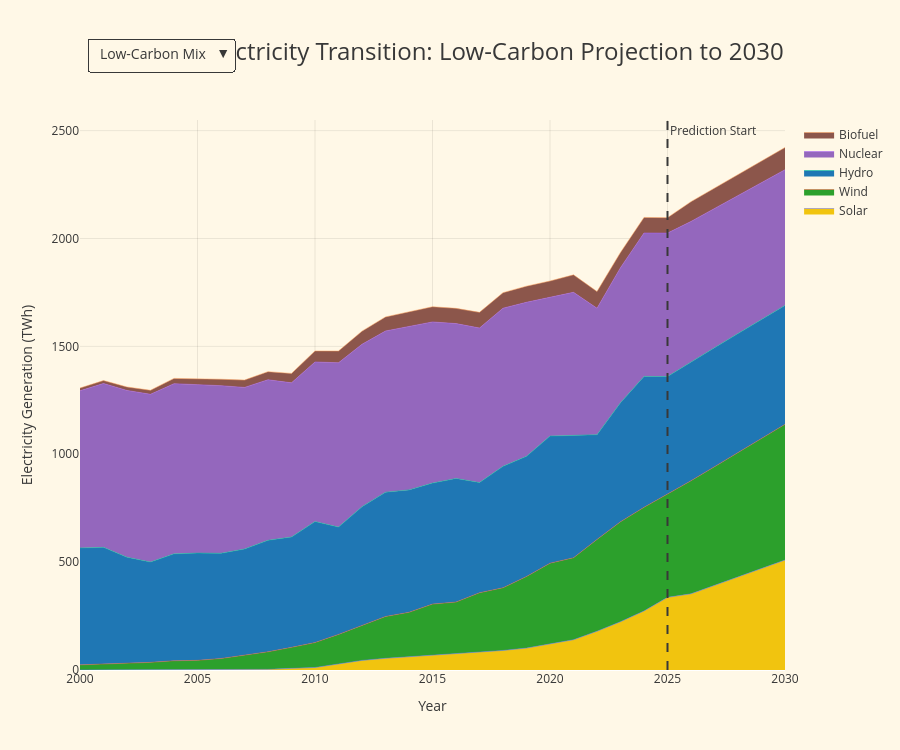

Notebook cell for this chart:
### Code cell
# --- EUROPE CONFIGURATION ---
df = df_europe_target
title = "Europe Electricity Transition"
filename = r"C:\Users\eirad\Desktop\IT ACADEMY\Sprint_13_Proyecto_Final\Quarto_Report\Plot\28_europe_target_area.html"

low_carbon_metrics = [
    "solar_electricity", "wind_electricity", "hydro_electricity",
    "nuclear_electricity", "biofuel_electricity", "other_renewable_electricity"
]

fossil_metrics = ["coal_electricity", "gas_electricity"]

color_map = {
    "solar_electricity": "#f1c40f",
    "wind_electricity": "#2ca02c",
    "hydro_electricity": "#1f77b4",
    "nuclear_electricity": "#9467bd",
    "biofuel_electricity": "#8c564b",
    "other_renewable_electricity": "#17becf",
    "coal_electricity": "#4c4c4c",
    "gas_electricity": "#C39BD3"
}


# 1. Data Preparation
year_cols = [c for c in df.columns if str(c).isdigit()]
df_melted = df.melt(
    id_vars=["energy_metric"],
    value_vars=year_cols,
    var_name="year",
    value_name="value"
)

df_melted["year"] = df_melted["year"].astype(int)

df_yearly = (
    df_melted.groupby(["year", "energy_metric"])["value"]
    .sum()
    .reset_index()
)

df_plot = (
    df_yearly.pivot(index="year", columns="energy_metric", values="value")
    .reset_index()
    .sort_values("year")
)

# 2. Create Figure
fig_eu = go.Figure()

available_low = [c for c in low_carbon_metrics if c in df_plot.columns]
for col in available_low:
    fig_eu.add_trace(go.Scatter(
        x=df_plot["year"],
        y=df_plot[col],
        name=col.replace("_electricity", "").title(),
        mode="lines",
        stackgroup="one",
        line=dict(width=0.5),
        fillcolor=color_map.get(col),
        visible=True
    ))

available_fossil = [c for c in fossil_metrics if c in df_plot.columns]
for col in available_fossil:
    fig_eu.add_trace(go.Scatter(
        x=df_plot["year"],
        y=df_plot[col],
        name=col.replace("_electricity", "").title(),
        mode="lines",
        stackgroup="one",
        line=dict(width=0.5),
        fillcolor=color_map.get(col),
        visible=False
    ))

# 3. Layout and Filter Menu
fig_eu.update_layout(
    updatemenus=[
        dict(
            buttons=[
                dict(
                    label="Low-Carbon Mix",
                    method="update",
                    args=[
                        {"visible": [True]*len(available_low) + [False]*len(available_fossil)},
                        {"title": f"{title}: Low-Carbon Projection to 2030"}
                    ]
                ),
                dict(
                    label="Fossil Fuel Mix",
                    method="update",
                    args=[
                        {"visible": [False]*len(available_low) + [True]*len(available_fossil)},
                        {"title": f"{title}: Fossil Fuel Projection to 2030"}
                    ]
                )
            ],
            direction="down",
            x=0.01,
            xanchor="left",
            y=1.15,
            bgcolor="#FFF8E7",
            bordercolor="#383838",
            font=dict(size=14, color="#383838")
        )
    ],
    height=750,
    paper_bgcolor="#FFF8E7",
    plot_bgcolor="#FFF8E7",
    title=dict(
        text=f"{title}: Low-Carbon Projection to 2030",
        x=0.5,
        font=dict(size=24, color="#383838")
    ),
    xaxis=dict(
        title="Year",
        gridcolor="rgba(0,0,0,0.08)",
        tickfont=dict(color="#383838")
    ),
    yaxis=dict(
        title="Electricity Generation (TWh)",
        gridcolor="rgba(0,0,0,0.08)",
        tickfont=dict(color="#383838")
    ),
    font=dict(color="#383838"),
    margin=dict(t=120)
)

fig_eu.add_vline(
    x=2025,
    line_dash="dash",
    line_color="#383838",
    annotation_text="Prediction Start"
)

# Save
fig_eu.write_html(r"C:\Users\eirad\Desktop\IT ACADEMY\Sprint_13_Proyecto_Final\Quarto_Report\Plot\28_road_euro.html")
# Show
fig_eu.show()

### Figure 1 — Plotly figure (JSON) as saved in the notebook; plotly's stock layout.template omitted (floating-point values rounded to 4 significant figures)
{"data": [{"fillcolor": "#f1c40f", "line": {"width": 0.5}, "mode": "lines", "name": "Solar", "stackgroup": "one", "type": "scatter", "visible": true, "x": [2000, 2001, 2002, 2003, 2004, 2005, 2006, 2007, 2008, 2009, 2010, 2011, 2012, 2013, 2014, 2015, 2016, 2017, 2018, 2019, 2020, 2021, 2022, 2023, 2024, 2025, 2026, 2027, 2028, 2029, 2030], "y": [0.06, 0.08, 0.09, 0.11, 0.14, 0.2, 0.28, 0.73, 3.06, 7.57, 11.65, 28.03, 44.61, 54.23, 61.74, 69.5, 74.21, 82.31, 90.72, 101.8, 120.0, 140.4, 179.7, 223.9, 273.9, 336.6, 353.2, 392.3, 431.5, 470.6, 509.8]}, {"fillcolor": "#2ca02c", "line": {"width": 0.5}, "mode": "lines", "name": "Wind", "stackgroup": "one", "type": "scatter", "visible": true, "x": [2000, 2001, 2002, 2003, 2004, 2005, 2006, 2007, 2008, 2009, 2010, 2011, 2012, 2013, 2014, 2015, 2016, 2017, 2018, 2019, 2020, 2021, 2022, 2023, 2024, 2025, 2026, 2027, 2028, 2029, 2030], "y": [23.74, 26.94, 30.21, 35.28, 42.74, 44.42, 53.02, 66.54, 81.27, 97.32, 115.3, 137.0, 162.2, 193.6, 205.7, 236.0, 240.7, 275.7, 290.4, 331.6, 375.2, 379.6, 425.5, 463.3, 480.0, 478.4, 523.9, 550.1, 576.3, 602.5, 628.8]}, {"fillcolor": "#1f77b4", "line": {"width": 0.5}, "mode": "lines", "name": "Hydro", "stackgroup": "one", "type": "scatter", "visible": true, "x": [2000, 2001, 2002, 2003, 2004, 2005, 2006, 2007, 2008, 2009, 2010, 2011, 2012, 2013, 2014, 2015, 2016, 2017, 2018, 2019, 2020, 2021, 2022, 2023, 2024, 2025, 2026, 2027, 2028, 2029, 2030], "y": [541.8, 541.4, 492.3, 465.0, 495.4, 497.1, 487.5, 493.4, 516.7, 511.5, 560.9, 497.3, 550.2, 576.4, 567.4, 560.8, 572.9, 510.6, 563.0, 557.0, 588.8, 568.5, 485.5, 551.7, 607.0, 545.2, 551.5, 551.5, 551.5, 551.5, 551.5]}, {"fillcolor": "#9467bd", "line": {"width": 0.5}, "mode": "lines", "name": "Nuclear", "stackgroup": "one", "type": "scatter", "visible": true, "x": [2000, 2001, 2002, 2003, 2004, 2005, 2006, 2007, 2008, 2009, 2010, 2011, 2012, 2013, 2014, 2015, 2016, 2017, 2018, 2019, 2020, 2021, 2022, 2023, 2024, 2025, 2026, 2027, 2028, 2029, 2030], "y": [728.8, 759.7, 773.1, 777.6, 788.9, 782.3, 777.1, 749.3, 744.3, 714.6, 739.9, 761.8, 752.6, 747.2, 757.5, 747.1, 717.9, 716.5, 733.1, 714.1, 643.5, 662.0, 586.3, 626.1, 664.6, 664.7, 650.6, 645.2, 639.7, 634.2, 628.8]}, {"fillcolor": "#8c564b", "line": {"width": 0.5}, "mode": "lines", "name": "Biofuel", "stackgroup": "one", "type": "scatter", "visible": true, "x": [2000, 2001, 2002, 2003, 2004, 2005, 2006, 2007, 2008, 2009, 2010, 2011, 2012, 2013, 2014, 2015, 2016, 2017, 2018, 2019, 2020, 2021, 2022, 2023, 2024, 2025, 2026, 2027, 2028, 2029, 2030], "y": [12.57, 13.61, 16.17, 18.64, 24.47, 26.96, 29.82, 33.96, 37.68, 43.69, 51.05, 54.47, 61.09, 65.23, 68.8, 70.47, 70.59, 72.52, 71.87, 74.83, 75.54, 81.1, 77.22, 70.77, 72.25, 71.64, 91.49, 94.37, 97.25, 100.1, 103.0]}, {"fillcolor": "#4c4c4c", "line": {"width": 0.5}, "mode": "lines", "name": "Coal", "stackgroup": "one", "type": "scatter", "visible": false, "x": [2000, 2001, 2002, 2003, 2004, 2005, 2006, 2007, 2008, 2009, 2010, 2011, 2012, 2013, 2014, 2015, 2016, 2017, 2018, 2019, 2020, 2021, 2022, 2023, 2024, 2025, 2026, 2027, 2028, 2029, 2030], "y": [494.3, 500.1, 505.1, 537.6, 521.7, 509.8, 538.8, 524.4, 468.6, 423.9, 417.0, 438.4, 474.4, 446.8, 410.0, 402.3, 339.8, 331.3, 308.0, 231.9, 186.1, 219.0, 220.1, 166.9, 150.5, 137.6, 172.3, 166.7, 161.5, 156.8, 152.7]}, {"fillcolor": "#C39BD3", "line": {"width": 0.5}, "mode": "lines", "name": "Gas", "stackgroup": "one", "type": "scatter", "visible": false, "x": [2000, 2001, 2002, 2003, 2004, 2005, 2006, 2007, 2008, 2009, 2010, 2011, 2012, 2013, 2014, 2015, 2016, 2017, 2018, 2019, 2020, 2021, 2022, 2023, 2024, 2025, 2026, 2027, 2028, 2029, 2030], "y": [317.8, 325.7, 361.5, 377.7, 412.4, 432.9, 437.6, 477.9, 517.6, 496.6, 512.7, 464.7, 368.5, 326.1, 296.8, 317.9, 397.8, 429.9, 405.9, 464.0, 434.8, 424.8, 432.8, 355.3, 315.3, 341.9, 393.9, 394.1, 394.5, 394.7, 395.1]}], "layout": {"annotations": [{"showarrow": false, "text": "Prediction Start", "x": 2025, "xanchor": "left", "xref": "x", "y": 1, "yanchor": "top", "yref": "y domain"}], "font": {"color": "#383838"}, "height": 750, "margin": {"t": 120}, "paper_bgcolor": "#FFF8E7", "plot_bgcolor": "#FFF8E7", "shapes": [{"line": {"color": "#383838", "dash": "dash"}, "type": "line", "x0": 2025, "x1": 2025, "xref": "x", "y0": 0, "y1": 1, "yref": "y domain"}], "title": {"font": {"color": "#383838", "size": 24}, "text": "Europe Electricity Transition: Low-Carbon Projection to 2030", "x": 0.5}, "updatemenus": [{"bgcolor": "#FFF8E7", "bordercolor": "#383838", "buttons": [{"args": [{"visible": [true, true, true, true, true, false, false]}, {"title": "Europe Electricity Transition: Low-Carbon Projection to 2030"}], "label": "Low-Carbon Mix", "method": "update"}, {"args": [{"visible": [false, false, false, false, false, true, true]}, {"title": "Europe Electricity Transition: Fossil Fuel Projection to 2030"}], "label": "Fossil Fuel Mix", "method": "update"}], "direction": "down", "font": {"color": "#383838", "size": 14}, "x": 0.01, "xanchor": "left", "y": 1.15}], "xaxis": {"gridcolor": "rgba(0,0,0,0.08)", "tickfont": {"color": "#383838"}, "title": {"text": "Year"}}, "yaxis": {"gridcolor": "rgba(0,0,0,0.08)", "tickfont": {"color": "#383838"}, "title": {"text": "Electricity Generation (TWh)"}}}}
